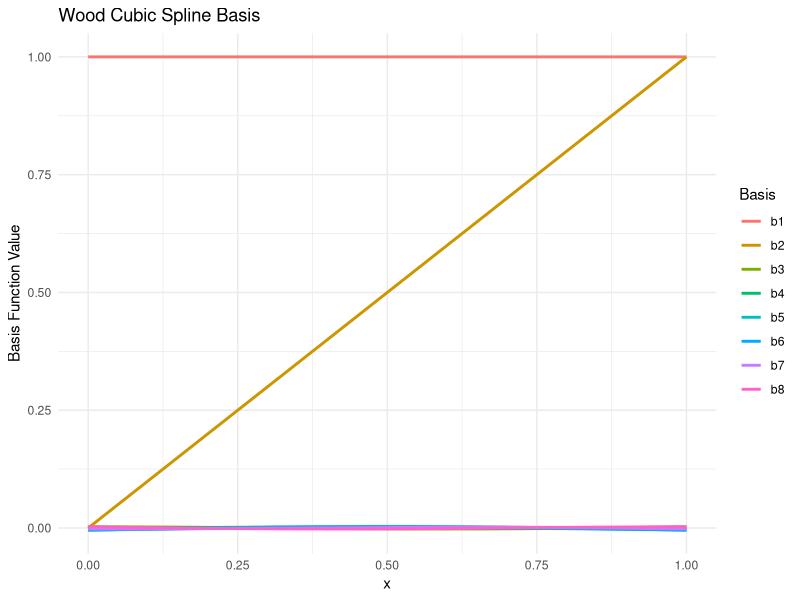

This chart was generated by the following R code: (Note: this script raises an error after producing the figure.)
## ---- chunk 1
knitr::opts_chunk$set(echo = TRUE)
## ---- chunk 2
library(ggplot2)
library(tidyverse)

rm(list=ls())

# Define x
x = seq(0,1, length.out=100)

#x = rnorm(100,0,1)
# We choose equally spaced notes over the range [0,1]

knots = seq(0,1,length.out=8) # we set this to 8 as the first and last knots will be removed, so this ensures we are left with 6

# Basis functions per Woods formulation

b1 = function(x) {
  rep(1, length(x))
}

b2 = function(x){
  x
}

R_x_z = function(x, z) {
  ((z - 0.5)^2 - 1/12) * ((x - 0.5)^2 - 1/12) / 4 - 
  ((abs(x - z) - 0.5)^4 - 0.5 * (abs(x - z) - 0.5)^2 + 7/240) / 24
}

# Construct the basis matrix

basis_matrix = cbind(b1(x), b2(x),sapply(knots[-c(1,length(knots))],function(k) R_x_z(x,k)))

basis_design_matrix = basis_matrix %>% as_tibble()
                  
colnames(basis_design_matrix) = c("b1", "b2", "b3", "b4", paste0("b", 5:(4 + length(knots))))
basis_design_matrix = basis_design_matrix %>%
                       mutate(x = x)

basis_melted <- reshape2::melt(basis_design_matrix, id.vars = "x")

ggplot(basis_melted, aes(x = x, y = value, color = variable)) + 
  geom_line(size = 1) + 
  labs(title = "Wood Cubic Spline Basis",
       x = "x", y = "Basis Function Value", color = "Basis") +
  #xlim(0, 1) + 
  theme_minimal()

## ---- chunk 3
library(mgcv)
set.seed(1)

n <- 100
x = rnorm(n,0,1)

y <- 5 + sin(3 * pi * (x-0.6)) + rnorm(n, sd = 0.5^2)


# Define the range for x for fitting
x_fit <- seq(min(x), max(x), length.out = 100)

# Define the knot locations for fitting
knots_fit <- seq(min(x), max(x), length.out = 32)

# Construct the basis matrix for fitting
basis_matrix_fit <- cbind(
  b1(x),
  b2(x),
  sapply(knots_fit, function(k) R_x_z(x, k))
)

# Fit the penalized regression spline
penalized_reg_spline <- gam(y ~ s(x, bs = "ps", k = 30))

penalized_reg_spline$coefficients
penalized_reg_spline$gcv.ubre
# Predict using the fitted model
y_hat <- predict(penalized_reg_spline, newdata = data.frame(Xi = x_fit))

# Plot the fitted spline and the original data
#plot(x, y, main = "Penalized Regression Spline Fit", xlab = "x", ylab = "y", pch = 16)
#lines(x_fit, y_hat, col = "blue", lwd = 2)


final_data <- data.frame(x = x, y = y, x_test=x_fit, y_hat= y_hat)
#fit_data <- data.frame(Xi = x_fit, Yi_pred = pred)

# Plot the data and the fitted penalized regression spline using ggplot2
ggplot() + 
  geom_point(data = final_data, aes(x = x, y = y), color = 'black', alpha = 0.6) +
  geom_line(data = final_data, aes(x = x_test, y = y_hat), color = 'blue', size = 1.2) +
  labs(title = "Penalized Regression Spline Fit",
       x = "X",
       y = "Y") +
  theme_minimal()
## ---- chunk 4

# Predict with confidence intervals
y_hat_with_ci <- predict(penalized_reg_spline, newdata = data.frame(x = x_fit), se.fit = TRUE)

# Calculate upper and lower confidence intervals (95% confidence intervals)
upper <- y_hat_with_ci$fit + 1.96 * y_hat_with_ci$se.fit
lower <- y_hat_with_ci$fit - 1.96 * y_hat_with_ci$se.fit

# Prepare data for confidence intervals
final_ci_data <- data.frame(x = x_fit, lower = lower, upper = upper)

# Plot the data, fitted spline, and confidence intervals using ggplot2
ggplot() + 
  geom_point(data = final_data, aes(x = x, y = y), color = 'black', alpha = 0.6) +
  geom_line(data = final_data, aes(x = x_test, y = y_hat), color = 'blue', size = 1.2) +
  geom_ribbon(data = final_ci_data, aes(x = x, ymin = lower, ymax = upper), alpha = 0.2, fill = 'blue') +
  labs(title = "Penalized Regression Spline Fit with Confidence Bands",
       x = "X",
       y = "Y") +
  theme_minimal()
## ---- chunk 5
set.seed(123)
n <- 100
x = rnorm(n,0,1)

y <- 5 + sin(3 * pi * (x-0.6)) + rnorm(n, sd = 0.5^2)


# Define the knot locations for fitting
knots <- seq(min(x), max(x), length.out = 30) # Define length of 32 because the first and last knots will be removed, to ensure we have exactly 30 knots

# Construct penalty matrix
knot_positions <- knots[-c(1, length(knots))]
n_knots = length(knot_positions)
S = matrix(0, n_knots, n_knots)
for(i in 1:n_knots){
  for (j in 1: n_knots){
    S[i,j] = R_x_z(knot_positions[i], knot_positions[j])
  }
}

penalized_regression_spline = function(lambda){
  basis_matrix <- cbind(
  b1(x),
  b2(x),
  sapply(knot_positions, function(k) R_x_z(x, k))
)
  P = lambda * S
  X  = basis_matrix[, 3:ncol(basis_matrix)]
  XtX_plus_p = t(X)%*%X + P 
  XtY = t(X)%*%y
  beta_hat = solve(XtX_plus_p)%*%XtY
  fitted_values = X %*% beta_hat
  return (fitted_values)
}

y_hat = penalized_regression_spline(0.00000001)

plot_data <- data.frame(x = x, y = y, y_hat = y_hat)

ggplot(plot_data, aes(x = x, y = y)) + 
  geom_point(color = 'black', alpha = 0.6) +
  geom_line(aes(y = y_hat), color = 'blue', size = 1.2) +
  labs(title = "Penalized Regression Spline Fit",
       x = "X",
       y = "Y") +
  theme_minimal()
## ---- chunk 6

compute_gcv = function(lambda){
  basis_matrix <- cbind(
  b1(x),
  b2(x),
  sapply(knots_fit[-c(1, length(knots_fit))], function(k) R_x_z(x, k))
)
  P = lambda * S
  P = P[3:ncol(basis_matrix), 3:ncol(basis_matrix)]
  X  = basis_matrix[, 3:ncol(basis_matrix)]
  XtX_plus_p = t(X)%*%X + P 
  XtY = t(X)%*%y
  beta_hat = solve(XtX_plus_p)%*%XtY
  fitted_values = X %*% beta_hat
  
  # Compute residuals
  residuals = y - fitted_values
  H = X %*% solve(XtX_plus_p)%*%t(X)
  edf = sum(diag(H))
  
  # Compute the GCV score
  n = length(y)
  gcv = sum(residuals^2)/(n*(1-edf/n)^2)
  return (gcv)
}

lambda_values <- seq(0.001, 1, length.out = 100)
gcv_scores <- sapply(lambda_values, compute_gcv)

gcv_data <- data.frame(lambda = lambda_values, gcv = gcv_scores)

ggplot(gcv_data, aes(x = lambda, y = gcv)) +
  geom_line(color = 'blue', size = 1.2) +
  labs(title = "GCV as a Function of the Smoothing Parameter",
       x = "Smoothing Parameter (lambda)",
       y = "GCV Score") +
  theme_minimal()

## ---- chunk 7
pulsar_data = read.csv2("Pulsar.csv", header = TRUE, sep=",")
head(pulsar_data)
## ---- chunk 8
